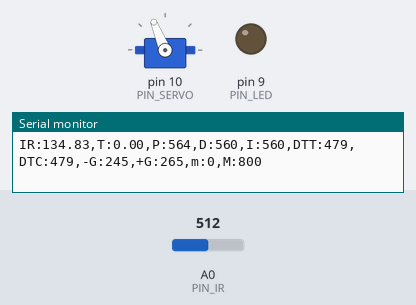
Bench run of a sketch on a simulated Arduino Uno, built with avr-gcc and run on an emulated ATmega328P. Parts: servo, output pins drawn as LEDs (lit = HIGH), the last lines printed to the serial monitor. The test bench sets the inputs (shaded band); at power-on: A0 (PIN_IR) = 512.

Above: at 1.2 s.
1.3 s: A0 (PIN_IR) set to 400
3.0 s: A0 (PIN_IR) set to 420
At 3.21 s:
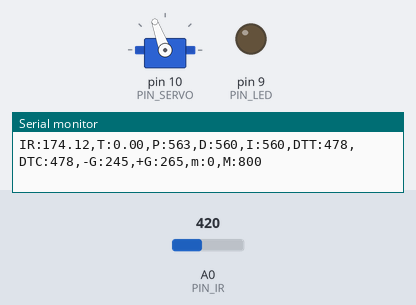
6.0 s: A0 (PIN_IR) set to 306
At 6.18 s:
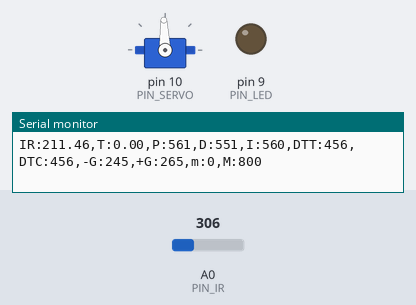
Timing chart, 0 to 15.0 s (numbered marks = the images above; inputs shaded):
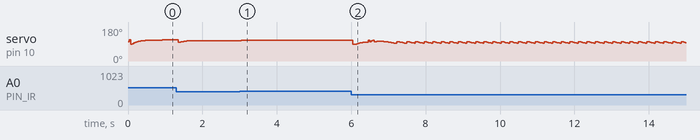

The sketch:

28P14.ino
```cpp
#include <Servo.h>

#define PIN_IR A0
#define PIN_LED 9
#define PIN_SERVO 10
#define PIN_TRIG 12
#define PIN_ECHO 13

#define SND_VEL 346.0
#define _INTERVAL_DIST 20
#define _INTERVAL_SERVO 20
#define _INTERVAL_SERIAL 100

#define _DIST_TARGET 255
#define _DIST_MIN 100
#define _DIST_MAX 410

#define EMA_ALPHA 0.2

#define _DUTY_MIN 1460
#define _DUTY_NEU 1600
#define _DUTY_MAX 1700

#define _SERVO_ANGLE 30
#define _SERVO_SPEED 800

#define _KP 0.8
#define _KD 15
#define _KI 17.0
#define _ITERM_MAX 99.0

#define DELAY_MICROS  1500

float timeout;
float dist_min, dist_max, dist_center, dist_raw, dist_prev, dist_ema, alpha;
float filtered_dist;
float dist_target;
float scale;
Servo myservo;
unsigned long last_sampling_time, last_sampling_time_dist, last_sampling_time_servo, last_sampling_time_serial;
bool event_dist, event_servo, event_serial;

float error_curr, error_prev, control, control_prev, control_filter, pterm, dterm, iterm;

float duty_chg_per_interval;
int duty_target, duty_curr, duty_filtered;
int a, b;

float samples_num = 3;
float ema_dist = 0;

void setup() {
  pinMode(PIN_LED,OUTPUT);
  pinMode(PIN_TRIG,OUTPUT);
  digitalWrite(PIN_TRIG, LOW);
  pinMode(PIN_ECHO,INPUT);

  myservo.attach(PIN_SERVO);
  myservo.writeMicroseconds(_DUTY_NEU);

  dist_min = _DIST_MIN;
  dist_max = _DIST_MAX;
  alpha = EMA_ALPHA;
  dist_center = _DIST_MIN + _DIST_MAX / 2.0;
  timeout = (_INTERVAL_DIST / 2) * 1000.0;
  dist_raw = dist_prev = 0.0;
  scale = 0.001 * 0.5 * SND_VEL;

  duty_chg_per_interval = (_DUTY_MAX - _DUTY_MIN) * ((float)_SERVO_SPEED / 180) * ((float)_INTERVAL_SERVO / 1000);

  Serial.begin(115200);

  last_sampling_time = last_sampling_time_dist = last_sampling_time_servo = last_sampling_time_serial = 0;
  event_dist = event_servo = event_serial = false;

  a = 70;
  b = 270;
  control_prev = 0;
}

float ir_distance(void){
  float x;
  float volt = float(analogRead(PIN_IR));
  x = ((6762.0/(volt-9.0))-4.0) * 10.0;
  const float coE[] = {0.0000074, -0.0004957, 0.9819665, 40.6514622};
  return coE[0] * pow(x, 3) + coE[1] * pow(x, 2) + coE[2] * x + coE[3];
}

float under_noise_filter(void){ // 아래로 떨어지는 형태의 스파이크를 제거해주는 필터
  int currReading;
  int largestReading = 0;
  for (int i = 0; i < samples_num; i++) {
    currReading = ir_distance();
    if (currReading > largestReading) { largestReading = currReading; }
    // Delay a short time before taking another reading
    delayMicroseconds(DELAY_MICROS);
  }
  return largestReading;
}

float filtered_ir_distance(void){ // 아래로 떨어지는 형태의 스파이크를 제거 후, 위로 치솟는 스파이크를 제거하고 EMA필터를 적용함.
  // under_noise_filter를 통과한 값을 upper_nosie_filter에 넣어 최종 값이 나옴.
  int currReading;
  int lowestReading = 1024;
  for (int i = 0; i < samples_num; i++) {
    currReading = under_noise_filter();
    if (currReading < lowestReading) { lowestReading = currReading; }
  }
  // eam 필터 추가
  ema_dist = EMA_ALPHA*lowestReading + (1-EMA_ALPHA)*ema_dist;
  return ema_dist;
}

void loop() {
/////////////////////
// Event generator // [3133] 이벤트 실행 간격 구현
/////////////////////
  if (millis() >= last_sampling_time_dist + _INTERVAL_DIST) event_dist = true;
  if (millis() >= last_sampling_time_servo + _INTERVAL_SERVO) event_servo = true;
  if (millis() >= last_sampling_time_serial + _INTERVAL_SERIAL) event_serial = true;

////////////////////
// Event handlers //
////////////////////

  if(event_dist) {
      event_dist = false; // [3133]
  // get a distance reading from the distance sensor
      dist_raw = ir_distance();
      filtered_dist = filtered_ir_distance();  //[0028] 적외선 센서 필터링 값 저장

  // PID control logic
    error_curr = _DIST_TARGET - filtered_dist; //[0028] 현재 오차 저장
    pterm = error_curr * _KP; //[0028] kp * 오차
    dterm = (error_curr - error_prev) * _KD;
    iterm += error_curr * _KI;

    if(abs(iterm) > _ITERM_MAX) iterm = 0;
    if(iterm > _ITERM_MAX) iterm = _ITERM_MAX;
    if(iterm < - _ITERM_MAX) iterm = - _ITERM_MAX;

    control = pterm + dterm + iterm;
    duty_target = _DUTY_NEU + control;

  // [3133] keep duty_target value within the range of [_DUTY_MIN, _DUTY_MAX]
    if (duty_target > _DUTY_MAX) duty_target = _DUTY_MAX;
    if (duty_target < _DUTY_MIN) duty_target = _DUTY_MIN;

    control_prev = control;
    error_prev = error_curr;

    last_sampling_time_dist = millis(); // [3133] 마지막 dist event 처리 시각 기록
  }

  if(event_servo) {
    event_servo = false; // [3133]
    // adjust duty_curr toward duty_target by duty_chg_per_interval
    duty_curr = duty_target;
    // update servo position
    duty_filtered = (alpha*duty_curr) + ((1-alpha)*duty_filtered);
    myservo.writeMicroseconds(duty_curr);
    last_sampling_time_servo = millis(); // [3133] 마지막 servo event 처리 시각 기록

  }

  if(event_serial) {
    event_serial = false; // [3133]
    Serial.print("IR:");
    Serial.print(filtered_dist);
    Serial.print(",T:");
    Serial.print(dist_target);
    Serial.print(",P:");
    Serial.print(map(pterm,-1000,1000,510,610));
    Serial.print(",D:");
    Serial.print(map(dterm,-1000,1000,510,610));
    Serial.print(",I:");
    Serial.print(map(iterm,-1000,1000,510,610));
    Serial.print(",DTT:");
    Serial.print(map(duty_target,1000,2000,410,510));
    Serial.print(",DTC:");
    Serial.print(map(duty_curr,1000,2000,410,510));
    Serial.println(",-G:245,+G:265,m:0,M:800");
    last_sampling_time_serial = millis();
 // [3133] 마지막 serial event 처리 시각 기록

  }
}
```

Measured:
- after the input at 3.0 s, servo on pin 10 (PIN_SERVO): 108° → 111° at once, → 110° 0.08 s later, → 109° 0.19 s later
